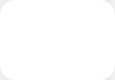
<?xml version="1.0" encoding="UTF-8"?>
<ui version="4.0">
 <class>Form</class>
 <widget class="QWidget" name="Form">
  <property name="geometry">
   <rect>
    <x>0</x>
    <y>0</y>
    <width>115</width>
    <height>80</height>
   </rect>
  </property>
  <property name="minimumSize">
   <size>
    <width>115</width>
    <height>80</height>
   </size>
  </property>
  <property name="maximumSize">
   <size>
    <width>115</width>
    <height>80</height>
   </size>
  </property>
  <property name="windowTitle">
   <string>Form</string>
  </property>
  <widget class="QWidget" name="horizontalLayoutWidget">
   <property name="geometry">
    <rect>
     <x>-3</x>
     <y>-1</y>
     <width>121</width>
     <height>82</height>
    </rect>
   </property>
   <layout class="QHBoxLayout" name="horizontalLayout">
    <item>
     <widget class="QLabel" name="operaLabel">
      <property name="sizePolicy">
       <sizepolicy hsizetype="Preferred" vsizetype="Preferred">
        <horstretch>0</horstretch>
        <verstretch>0</verstretch>
       </sizepolicy>
      </property>
      <property name="minimumSize">
       <size>
        <width>0</width>
        <height>80</height>
       </size>
      </property>
      <property name="maximumSize">
       <size>
        <width>115</width>
        <height>80</height>
       </size>
      </property>
      <property name="cursor">
       <cursorShape>PointingHandCursor</cursorShape>
      </property>
      <property name="styleSheet">
       <string notr="true">border-radius: 16px;
background-color: rgba(255, 255, 255, 255);</string>
      </property>
      <property name="text">
       <string/>
      </property>
      <property name="scaledContents">
       <bool>true</bool>
      </property>
      <property name="alignment">
       <set>Qt::AlignCenter</set>
      </property>
      <property name="margin">
       <number>10</number>
      </property>
      <property name="indent">
       <number>10</number>
      </property>
     </widget>
    </item>
   </layout>
  </widget>
 </widget>
 <resources>
  <include location="res/res.qrc"/>
 </resources>
 <connections/>
</ui>
